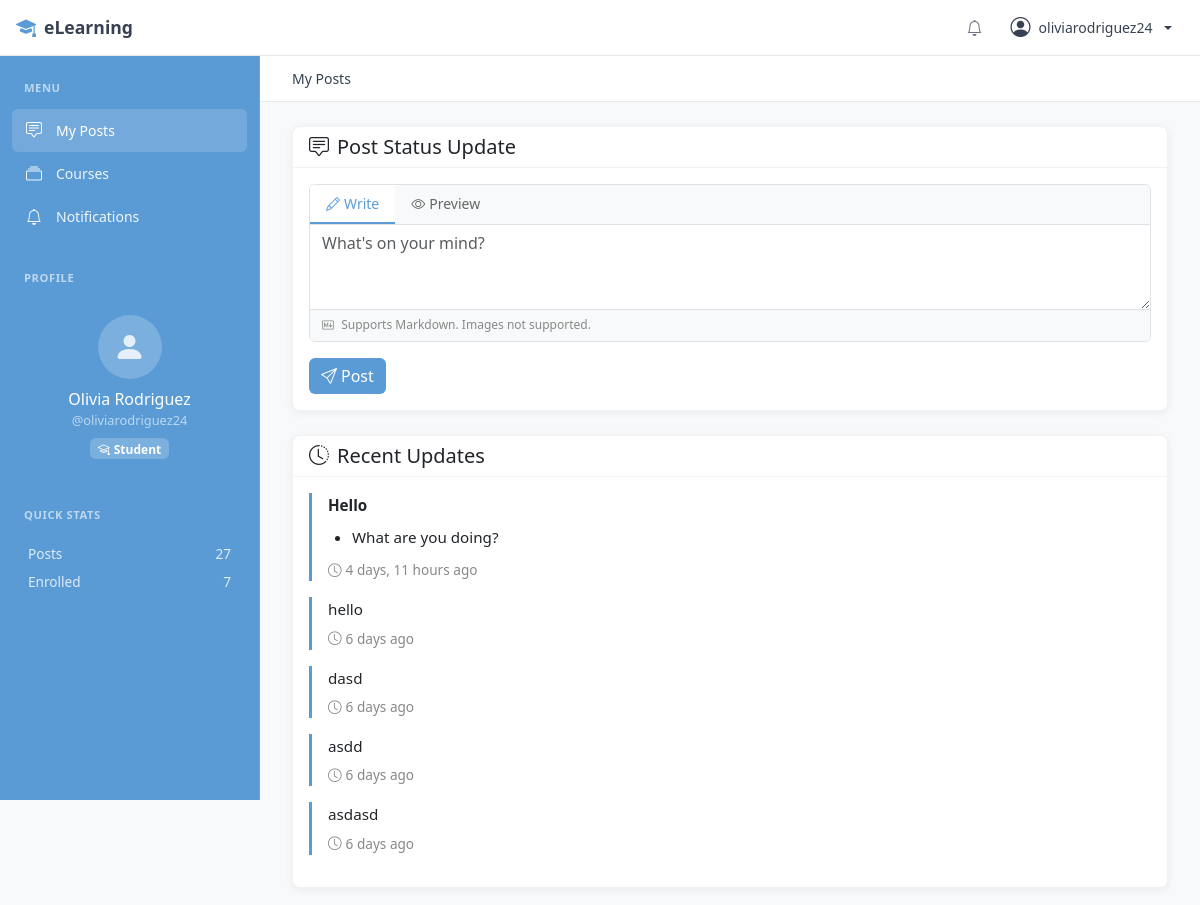
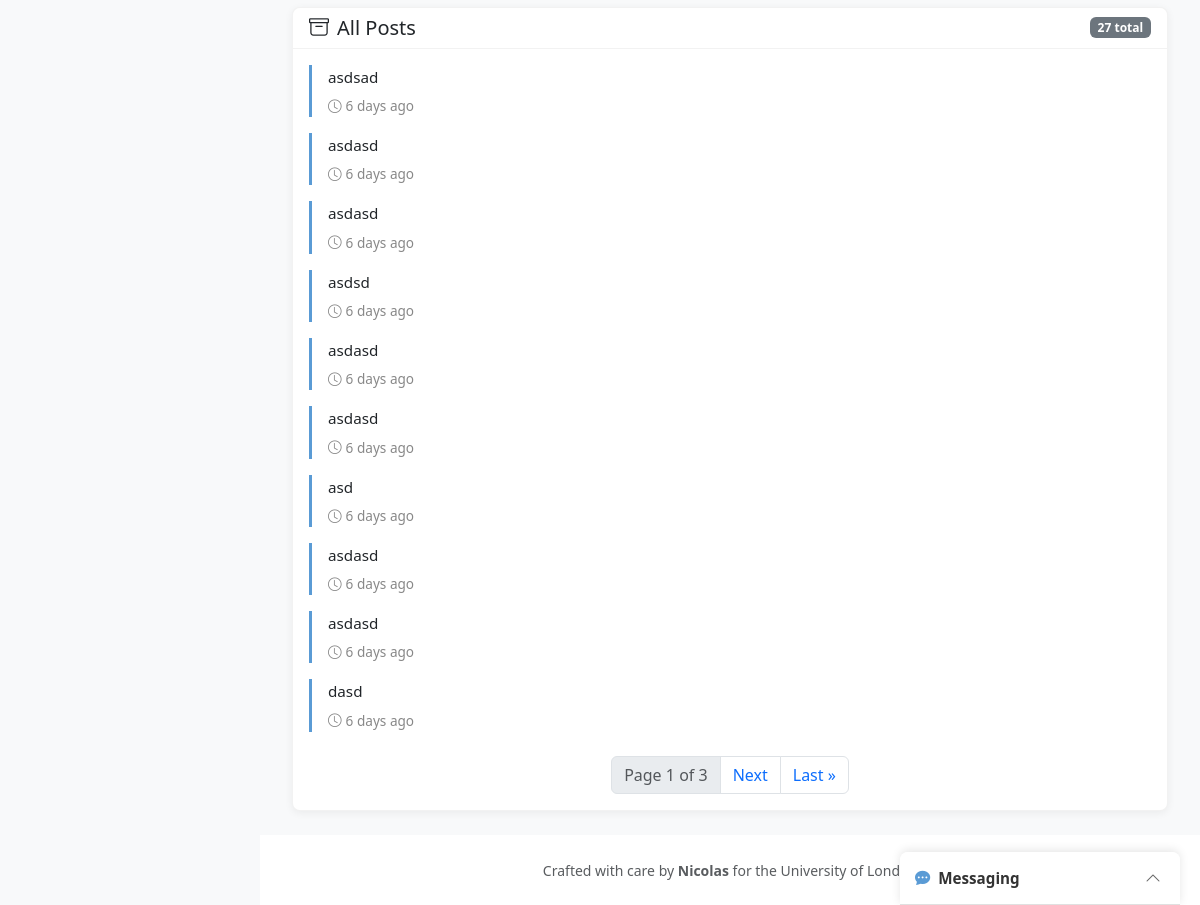
The app's page /posts/ (signed in) with its own data (2 pictures, top to bottom).
### apps/accounts/models.py (models this page shows, shortened)
class User(AbstractUser):
    class UserType(models.TextChoices):
        STUDENT = 'student', 'Student'
        TEACHER = 'teacher', 'Teacher'
    email = models.EmailField(unique=True)
    user_type = models.CharField(
        max_length=10,
        choices=UserType.choices,
        default=UserType.STUDENT,
    )
    photo = models.ImageField(
        upload_to=profile_photo_path,
        storage=media_storage,
        blank=True,
        null=True,
    )
    bio = models.TextField(blank=True, max_length=500)
    created_at = models.DateTimeField(auto_now_add=True)
    updated_at = models.DateTimeField(auto_now=True)
    @property
    def is_teacher(self):
        return self.user_type == self.UserType.TEACHER

class StatusUpdate(models.Model):
    user = models.ForeignKey(
        User,
        on_delete=models.CASCADE,
        related_name='status_updates',
    )
    content = models.TextField(max_length=500)
    created_at = models.DateTimeField(auto_now_add=True)
    class Meta:
        ordering = ['-created_at']

### apps/accounts/views.py (the view)
# urls.py: path('posts/', views.posts_view, name='posts'),
@login_required
@never_cache
def posts_view(request):
    user = request.user
    all_posts = user.status_updates.all()
    recent_posts = all_posts[:5]
    all_posts_list = list(all_posts[5:])
    paginator = Paginator(all_posts_list, 10)
    page_number = request.GET.get('page', 1)
    page_obj = paginator.get_page(page_number)
    if request.method == 'POST':
        form = StatusUpdateForm(request.POST)
        if form.is_valid():
            status = form.save(commit=False)
            status.user = user
            status.save()
            messages.success(request, 'Status update posted!')
            return redirect('posts')
    else:
        form = StatusUpdateForm()
    context = {
        'recent_posts': recent_posts,
        'page_obj': page_obj,
        'total_posts': all_posts.count(),
        'form': form,
    }
    return render(request, 'accounts/posts.html', context)

### apps/accounts/forms.py
class StatusUpdateForm(forms.ModelForm):
    class Meta:
        model = StatusUpdate
        fields = ['content']
        widgets = {
            'content': forms.Textarea(attrs={
                'rows': 3,
                'placeholder': "What's on your mind?",
                'class': 'form-control',
            }),
        }

### templates/accounts/posts.html (shortened to what this page needs)
{% extends 'base_sidebar.html' %}
{% load crispy_forms_tags %}
{% load markdown_extras %}
{% block sidebar %}
{% with active_menu='posts' %}{% include 'includes/sidebar_menu.html' %}{% endwith %}
<div class="sidebar-section">
    <div class="sidebar-section-title">Quick Stats</div>
    <div class="px-3 py-2">
        <div class="d-flex justify-content-between mb-2" style="color: rgba(255,255,255,0.8); font-size: 0.85rem;">
            <span>Posts</span>
            <span style="font-weight: 500;">{{ user.status_updates.count }}</span>
        </div>
        {% if user.is_teacher %}
        <div class="d-flex justify-content-between mb-2" style="color: rgba(255,255,255,0.8); font-size: 0.85rem;">
            <span>Courses</span>
            <span style="font-weight: 500;">{{ user.courses_teaching.count }}</span>
        </div>
        {% else %}
        <div class="d-flex justify-content-between mb-2" style="color: rgba(255,255,255,0.8); font-size: 0.85rem;">
            <span>Enrolled</span>
            <span style="font-weight: 500;">{{ user.enrollments.count }}</span>
        </div>
        {% endif %}
    </div>
</div>
{% endblock sidebar %}
{% block breadcrumb %}
<div class="breadcrumb-bar">
    <nav aria-label="breadcrumb">
        <ol class="breadcrumb">
            <li class="breadcrumb-item active">My Posts</li>
        </ol>
    </nav>
</div>
{% endblock breadcrumb %}
{% block content %}
<div class="card mb-4">
    <div class="card-header">
        <h5 class="mb-0"><i class="bi bi-chat-square-text me-2"></i>Post Status Update</h5>
    </div>
    <div class="card-body">
        <form method="post">
            {% include 'includes/markdown_editor.html' with field_name='content' field_id='id_content' field_value=form.content.value rows=3 placeholder="What's on your mind?" %}
            <button type="submit" class="btn btn-primary mt-3">
                <i class="bi bi-send me-1"></i>Post
            </button>
        </form>
    </div>
</div>
<div class="card mb-4">
    <div class="card-header">
        <h5 class="mb-0"><i class="bi bi-clock-history me-2"></i>Recent Updates</h5>
    </div>
    <div class="card-body">
        {% if recent_posts %}
            {% for status in recent_posts %}
                <div class="status-update">
                    <div class="mb-1 markdown-body">{{ status.content|markdown }}</div>
                    <small class="timestamp">
                        <i class="bi bi-clock me-1"></i>{{ status.created_at|timesince }} ago
                    </small>
                </div>
            {% endfor %}
        {% else %}
            <p class="text-muted text-center mb-0">
                <i class="bi bi-chat-square me-2"></i>No status updates yet. Post your first one!
            </p>
        {% endif %}
    </div>
</div>
{% if page_obj.paginator.count > 0 or total_posts > 5 %}
<div class="card">
    <div class="card-header d-flex justify-content-between align-items-center">
        <h5 class="mb-0"><i class="bi bi-archive me-2"></i>All Posts</h5>
        <span class="badge bg-secondary">{{ total_posts }} total</span>
    </div>
    <div class="card-body">
        {% if page_obj.object_list %}
            {% for status in page_obj %}
                <div class="status-update">
                    <div class="mb-1 markdown-body">{{ status.content|markdown }}</div>
                    <small class="timestamp">
                        <i class="bi bi-clock me-1"></i>{{ status.created_at|timesince }} ago
                    </small>
                </div>
            {% endfor %}
            {% if page_obj.has_other_pages %}
            <nav aria-label="Posts pagination" class="mt-4">
                <ul class="pagination justify-content-center mb-0">
                    <li class="page-item disabled">
                        <span class="page-link">Page {{ page_obj.number }} of {{ page_obj.paginator.num_pages }}</span>
                    </li>
                    {% if page_obj.has_next %}
                        <li class="page-item">
                            <a class="page-link" href="?page={{ page_obj.next_page_number }}">Next</a>
                        </li>
                        <li class="page-item">
                            <a class="page-link" href="?page={{ page_obj.paginator.num_pages }}">Last &raquo;</a>
                        </li>
                    {% endif %}
                </ul>
            </nav>
            {% endif %}
        {% else %}
            <p class="text-muted text-center mb-0">
                <i class="bi bi-check-circle me-2"></i>All your recent posts are shown above.
            </p>
        {% endif %}
    </div>
</div>
{% endif %}
{% endblock %}

### templates/base_sidebar.html (shortened to what this page needs)
{% load static %}
<!DOCTYPE html>
<html lang="en">
<head>
    <link href="https://cdn.jsdelivr.net/npm/bootstrap@5.3.2/dist/css/bootstrap.min.css" rel="stylesheet">
    <link href="https://cdn.jsdelivr.net/npm/bootstrap-icons@1.11.1/font/bootstrap-icons.css" rel="stylesheet">
    <link href="{% static 'css/style.css' %}" rel="stylesheet">
</head>
<body>
    <header class="app-header">
        <a href="{% url 'posts' %}" class="header-brand">
            <i class="bi bi-mortarboard-fill"></i>
            <span>eLearning</span>
        </a>
        <div class="header-actions">
            {% if user.is_authenticated %}
                <a href="{% url 'notifications:list' %}" class="header-btn position-relative">
                    <i class="bi bi-bell" id="notification-icon"></i>
                </a>
                <div class="dropdown">
                    <a href="#" class="header-user dropdown-toggle" data-bs-toggle="dropdown">
                        <i class="bi bi-person-circle"></i>
                        <span class="d-none d-sm-inline">{{ user.username }}</span>
                    </a>
                </div>
            {% else %}
                <a href="{% url 'accounts:login' %}" class="btn btn-sm btn-outline-secondary">Login</a>
                <a href="{% url 'accounts:register' %}" class="btn btn-sm btn-primary">Register</a>
            {% endif %}
        </div>
    </header>
    <aside class="app-sidebar" id="appSidebar">
        <nav class="sidebar-nav">
            {% block sidebar %}{% endblock sidebar %}
        </nav>
    </aside>
    <main class="app-main">
        {% block breadcrumb %}{% endblock %}
        <div class="main-content">
            {% block content %}{% endblock %}
        </div>
    </main>
    <footer class="app-footer">
        <p class="mb-0 small text-muted">
            Crafted with care by <strong>Nicolas</strong> for the University of London
        </p>
    </footer>
    {% if user.is_authenticated %}
        {% include 'chat/chat_widget.html' %}
    {% endif %}
</body>
</html>

### templates/includes/sidebar_menu.html
<div class="sidebar-section">
    <div class="sidebar-section-title">Menu</div>
    <a href="{% url 'posts' %}" class="sidebar-link {% if active_menu == 'posts' %}active{% endif %}">
        <i class="bi bi-chat-square-text"></i>
        <span>My Posts</span>
    </a>
    <a href="{% url 'courses:course_list' %}" class="sidebar-link {% if active_menu == 'courses' %}active{% endif %}">
        <i class="bi bi-collection"></i>
        <span>Courses</span>
    </a>
    <a href="{% url 'notifications:list' %}" class="sidebar-link {% if active_menu == 'notifications' %}active{% endif %}">
        <i class="bi bi-bell"></i>
        <span>Notifications</span>
    </a>
</div>
{% if user.is_authenticated %}
<div class="sidebar-section">
    <div class="sidebar-section-title">Profile</div>
    <div class="px-3 py-3 text-center">
        <a href="{% url 'accounts:profile' user.username %}" class="text-decoration-none">
            {% if user.photo %}
                <img src="{{ user.photo.url }}" alt="{{ user.username }}"
                     style="width: 64px; height: 64px; border-radius: 50%; object-fit: cover; border: 2px solid rgba(255,255,255,0.3);">
            {% else %}
                <div style="width: 64px; height: 64px; border-radius: 50%; background: rgba(255,255,255,0.2); display: inline-flex; align-items: center; justify-content: center; margin: 0 auto;">
                    <i class="bi bi-person-fill" style="font-size: 2rem; color: rgba(255,255,255,0.8);"></i>
                </div>
            {% endif %}
        </a>
        <div class="mt-2">
            <a href="{% url 'accounts:profile' user.username %}" style="color: white; font-weight: 500; text-decoration: none;">
                {{ user.get_full_name|default:user.username }}
            </a>
        </div>
        <div style="color: rgba(255,255,255,0.6); font-size: 0.8rem;">@{{ user.username }}</div>
        <span class="badge mt-2" style="background: rgba(255,255,255,0.2); color: white;">
            {% if user.is_teacher %}
                <i class="bi bi-person-workspace me-1"></i>Teacher
            {% else %}
                <i class="bi bi-mortarboard me-1"></i>Student
            {% endif %}
        </span>
    </div>
</div>
{% endif %}

### static/css/style.css (style rules this page uses)
:root { --primary-blue: #5a9bd5; --primary-blue-light: #e8f1f8; --primary-blue-hover: #4a8bc5; --accent-green: #7cb87c; --accent-green-light: #e8f5e8; --bg-light: #f8f9fa; --bg-white: #ffffff; --text-primary: #333333; --text-secondary: #666666; --text-muted: #888888; --border-color: #dee2e6; --error-color: #e8a5a5; --error-text: #c25555; }
body { min-height: 100vh; display: flex; flex-direction: column; background-color: var(--bg-light); color: var(--text-primary); }
main { flex: 1; }
.card { box-shadow: 0 2px 8px rgba(0, 0, 0, 0.06); border: 1px solid rgba(0, 0, 0, 0.05); border-radius: 0.5rem; }
.card-header { background-color: #fff; border-bottom: 1px solid rgba(0, 0, 0, 0.05); border-radius: 0.5rem 0.5rem 0 0 !important; }
.status-update { border-left: 3px solid var(--primary-blue); padding-left: 1rem; margin-bottom: 1rem; }
.status-update .timestamp { font-size: 0.85rem; color: var(--text-muted); }
.btn-primary { background-color: var(--primary-blue); border: none; color: var(--bg-white); }
footer { background-color: #fff !important; border-top: 1px solid rgba(0, 0, 0, 0.05); }
a { color: var(--primary-blue); }
.markdown-body { font-size: 0.95rem; line-height: 1.6; }
.markdown-body p { margin-bottom: 0.5rem; }
.markdown-body p:last-child { margin-bottom: 0; }
.markdown-body strong { font-weight: 600; }
.markdown-body ul, .markdown-body ol { margin: 0.5rem 0; padding-left: 1.5rem; }
.markdown-body li { margin-bottom: 0.25rem; }

### templates/base_sidebar.html (style rules this page uses)
:root { --sidebar-width: 260px; --header-height: 56px; --sidebar-bg: #5a9bd5; --sidebar-border: rgba(255, 255, 255, 0.1); --sidebar-text: rgba(255, 255, 255, 0.9); --sidebar-text-muted: rgba(255, 255, 255, 0.6); --sidebar-hover: rgba(255, 255, 255, 0.1); --sidebar-active: #ffffff; --sidebar-active-bg: rgba(255, 255, 255, 0.15); }
body { min-height: 100vh; display: flex; flex-direction: column; }
.app-header { position: fixed; top: 0; left: 0; right: 0; height: var(--header-height); background: white; border-bottom: 1px solid #e5e7eb; z-index: 1030; display: flex; align-items: center; padding: 0 1rem; }
.header-brand { display: flex; align-items: center; gap: 0.5rem; font-weight: 600; font-size: 1.1rem; color: #374151; text-decoration: none; }
.header-brand i { color: #5a9bd5; font-size: 1.25rem; }
.header-actions { margin-left: auto; display: flex; align-items: center; gap: 0.5rem; }
.header-btn { background: none; border: none; color: #6b7280; padding: 0.5rem; border-radius: 6px; cursor: pointer; position: relative; }
.header-user { display: flex; align-items: center; gap: 0.5rem; padding: 0.375rem 0.75rem; border-radius: 6px; color: #374151; text-decoration: none; font-size: 0.875rem; }
.header-user i { font-size: 1.25rem; }
.app-sidebar { position: fixed; top: var(--header-height); left: 0; width: var(--sidebar-width); height: calc(100vh - var(--header-height)); background: var(--sidebar-bg); border-right: 1px solid var(--sidebar-border); z-index: 1020; overflow-y: auto; padding: 1rem 0; transition: transform 0.3s ease; }
.sidebar-nav { padding: 0 0.75rem; }
.sidebar-section { margin-bottom: 1.5rem; }
.sidebar-section-title { font-size: 0.7rem; font-weight: 600; text-transform: uppercase; letter-spacing: 0.05em; color: var(--sidebar-text-muted); padding: 0.5rem 0.75rem; margin-bottom: 0.25rem; }
.sidebar-link { display: flex; align-items: center; gap: 0.75rem; padding: 0.6rem 0.75rem; color: var(--sidebar-text); text-decoration: none; border-radius: 6px; font-size: 0.875rem; transition: all 0.15s ease; }
.sidebar-link.active { background: var(--sidebar-active-bg); color: var(--sidebar-active); font-weight: 500; }
.sidebar-link i { font-size: 1rem; width: 1.25rem; text-align: center; }
.app-main { margin-top: var(--header-height); margin-left: var(--sidebar-width); min-height: calc(100vh - var(--header-height)); padding: 0; flex: 1; }
.main-content { max-width: 1200px; margin: 0 auto; padding: 1.5rem 2rem; }
.breadcrumb-bar { background: white; border-bottom: 1px solid #e5e7eb; padding: 0.75rem 2rem; display: flex; align-items: center; gap: 1rem; flex-wrap: wrap; }
.breadcrumb-bar .breadcrumb { margin: 0; padding: 0; background: none; }
.breadcrumb-bar .breadcrumb-item { font-size: 0.875rem; }
.breadcrumb-bar .breadcrumb-item.active { color: #374151; }
.app-footer { margin-left: var(--sidebar-width); padding: 1.5rem; text-align: center; border-top: 1px solid var(--sidebar-border); background: var(--sidebar-bg); }

### records on screen
User: username "oliviarodriguez24", get_full_name "Olivia Rodriguez", status_updates.count "27", enrollments.count "7"
StatusUpdate: content "Hello What are you doing?", created_at "4 days, 11 hours"
StatusUpdate: content "hello", created_at "6 days"
StatusUpdate: content "dasd", created_at "6 days"
StatusUpdate: content "asdd", created_at "6 days"
StatusUpdate: content "asdasd", created_at "6 days"
StatusUpdate: content "asdsad", created_at "6 days"
StatusUpdate: content "asdasd", created_at "6 days"
StatusUpdate: content "asdasd", created_at "6 days"
StatusUpdate: content "asdsd", created_at "6 days"
StatusUpdate: content "asdasd", created_at "6 days"
StatusUpdate: content "asdasd", created_at "6 days"
StatusUpdate: content "asd", created_at "6 days"
StatusUpdate: content "asdasd", created_at "6 days"
StatusUpdate: content "asdasd", created_at "6 days"
StatusUpdate: content "dasd", created_at "6 days"

### other values on screen
{{ total_posts }} "27"
{{ page_obj.number }} "1"
{{ page_obj.paginator.num_pages }} "3"
